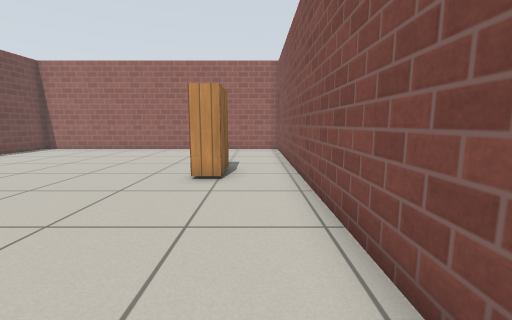
View 1 (above)

12 first-person views from a walk through a Gazebo world. The camera is 0.73 m above the floor, tilts 8° down and sees 90° across. The floor is counted in squares, 0.5 m on a side. Each view is taken from the middle of a square. On the plan, view 1 faces up. The plan holds only what a view shows up to about 13 squares ahead; the rest is blank. Simple patterns stand in for the simulator's built-in surfaces.

View 2
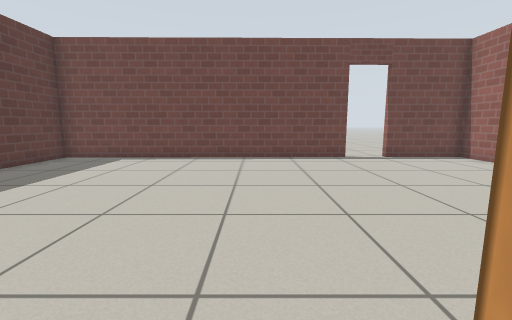

View 3
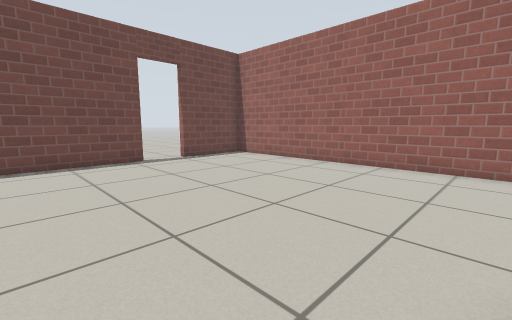

View 4
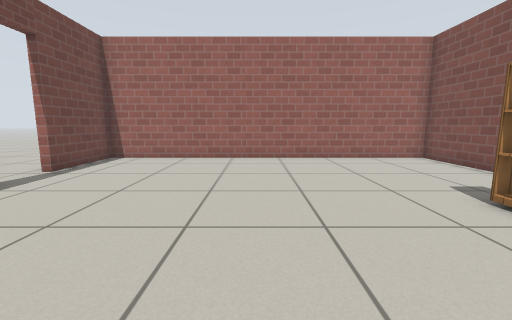

View 5
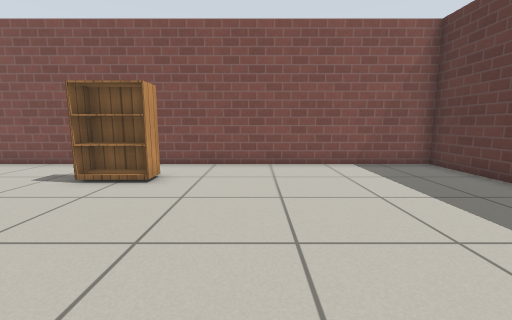

View 6
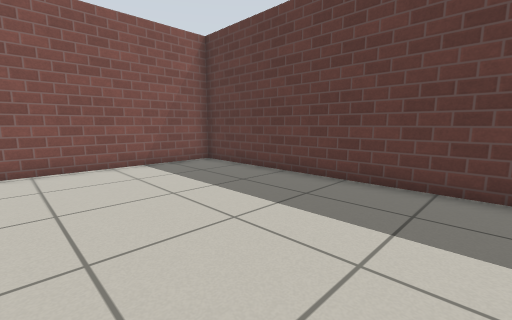

View 7
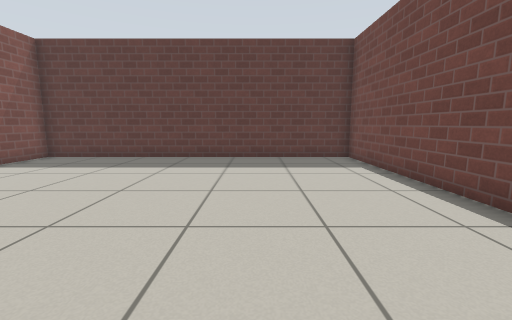

View 8
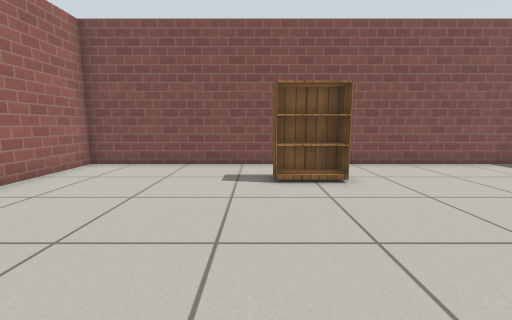

View 9
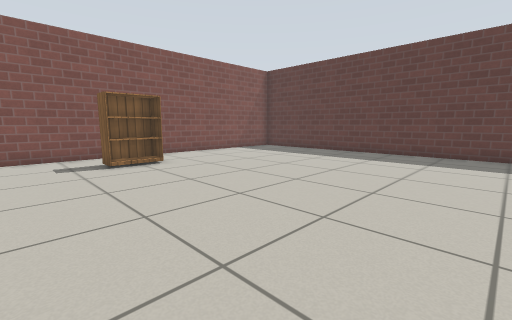

View 10
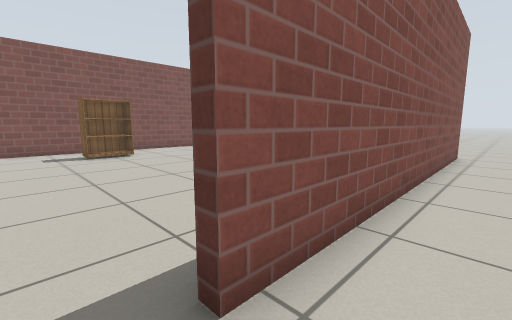

View 11
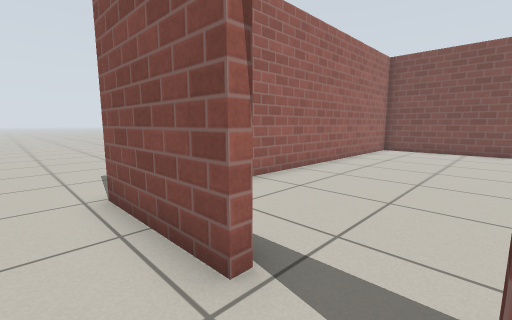

View 12
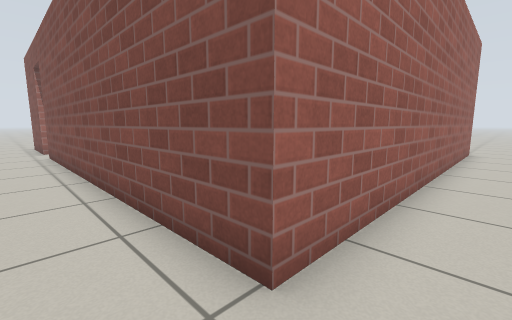

### Floor plan
Points are (right, up) in squares from view 1. A wall is a line through its corners. A room is listed if a view was taken in it or the views show most of it. See-through windows are left out.
Room 1 (views 1, 2, 3, 4, 5, 6, 7, 8, 9)
walls: (-12.3, 10) (-12.1, -2.3) (1.3, -2.3) (1.3, 15.1) (-12.3, 15.1) (-12.3, 11.8)
ways out: open door at (-12.3, 10.7) to room 3
objects: bookshelf (-1, 7) to (-1, 8)
Room 2 (view 10)
walls: (-12.6, 11.8) (-12.6, 15.4)
ways out: opening at (-14, 11) to room 3
Room 3 (views 11, 12)
walls: (1.6, -2.6) (-12.4, -2.6) (-12.6, 10) (-12.3, 10); (-12.3, 11.8) (-12.6, 11.8)
ways out: open door at (-12.3, 10.7) to room 1; opening at (-14, 11) to room 2

Positions as (right, up) in squares from view 1, and headings:
1: (0, 0), facing up
2: (-1, 6), facing left
3: (-2, 6), facing up-left
4: (-6, 4), facing up
5: (-8, 4), facing right
6: (-8, 4), facing down-right
7: (-8, 9), facing down
8: (-8, 9), facing right
9: (-11, 11), facing down-right
10: (-14, 11), facing down-right
11: (-14, 10), facing up-right
12: (-14, -4), facing up-right
